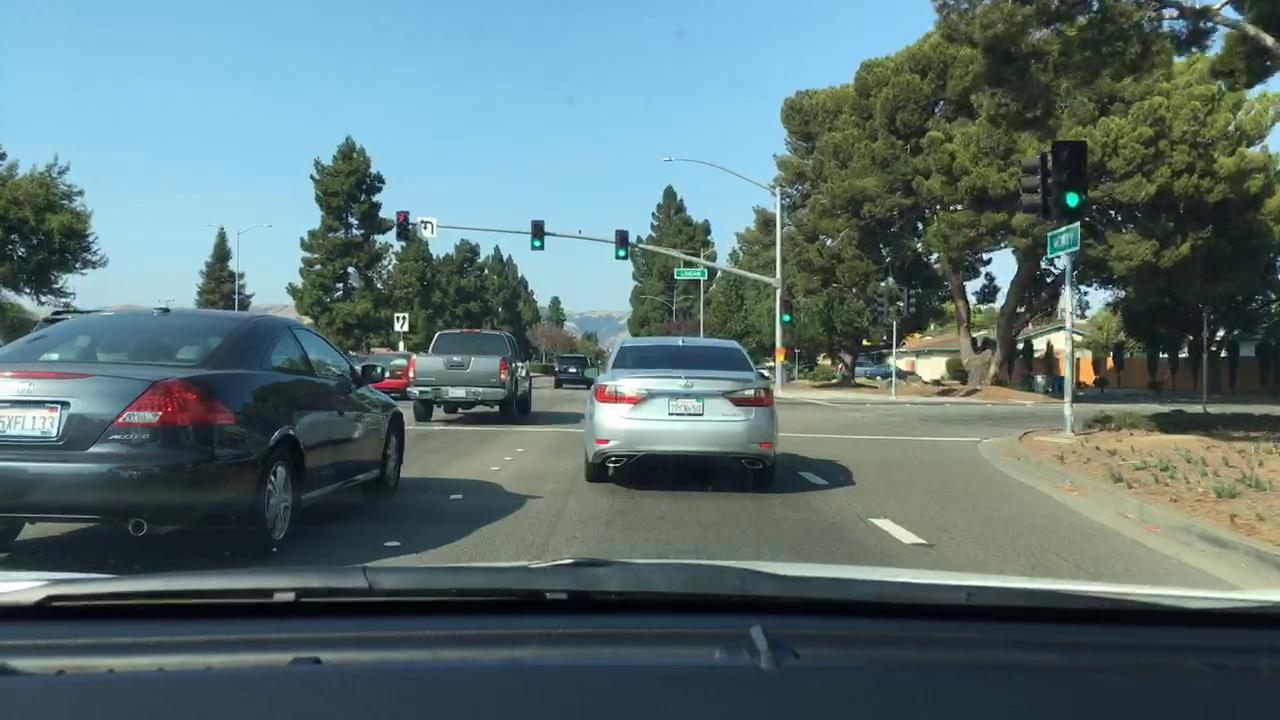
#> input picture tool/managed_system_cv/data/bdd100k/images/test/7efc3f4d-00000000.jpg, 1280 x 720 px; its folder holds only this picture in this run
$ jupyter execute --allow-errors tplots.ipynb
#> lines starting #> are read from the running program, lines starting #| are printed output that depends on the picture
[cell 1]
import pandas as pd
import matplotlib.pyplot as plt

# Load CSV
df = pd.read_csv("runs_artifact/knowledge_08_01:28:19_harmonesuccess/predictions.csv")
#> (reads tool/managed_system_cv/knowledge/predictions.csv from the repository)

# Preview
df.head()

[cell 2]
# Overall stats
overall_stats = {
    "avg_confidence": df["confidence"].mean(),
    "avg_energy": df["energy_uJ"].mean(),
    "avg_inference_time": df["inference_time"].mean(),
    "count": len(df)
}

print("Overall Stats:")
print(overall_stats)

# Per-model stats
per_model_stats = df.groupby("model_used").agg({
    "confidence": "mean",
    "energy_uJ": "mean",
    "inference_time": "mean",
    "image_name": "count"
}).rename(columns={"image_name": "count"})

print("\nPer-Model Stats:")
print(per_model_stats)

[cell 3]
# Avg confidence per model
per_model_stats["confidence"].plot(kind="bar", figsize=(6,4), title="Average Confidence per Model")
plt.ylabel("Confidence")
plt.show()
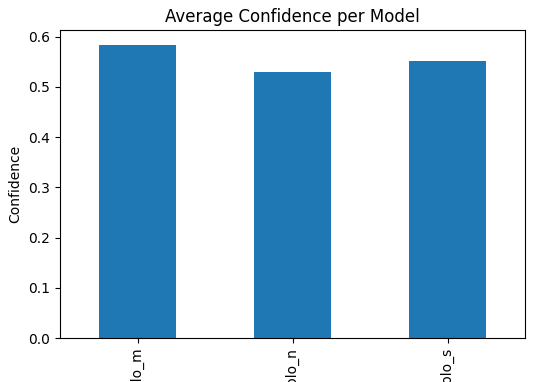
#> figure drawn by matplotlib, 1 panel; tallest bar 0.584 high, from x = -0.25 to 0.25

# Avg energy per model
per_model_stats["energy_uJ"].plot(kind="bar", figsize=(6,4), title="Average Energy per Model (uJ)")
plt.ylabel("Energy (uJ)")
plt.show()
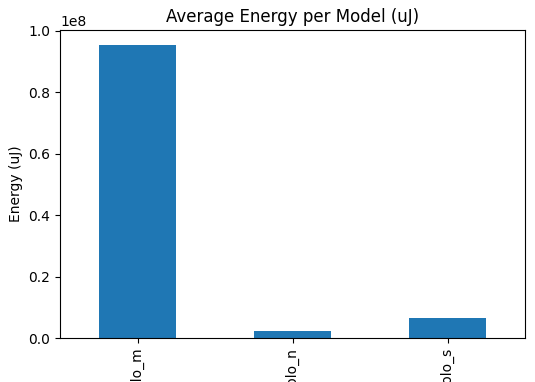
#> figure drawn by matplotlib, 1 panel; tallest bar 95544909.1 high, from x = -0.25 to 0.25

# Avg inference time per model
per_model_stats["inference_time"].plot(kind="bar", figsize=(6,4), title="Average Inference Time per Model (s)")
plt.ylabel("Time (s)")
plt.show()
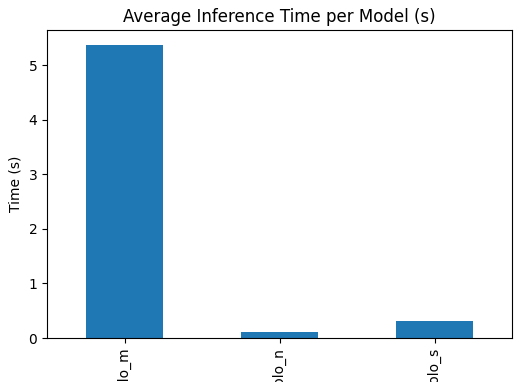
#> figure drawn by matplotlib, 1 panel; tallest bar 5.38 high, from x = -0.25 to 0.25

[cell 4]
import numpy as np

# Compute cumulative energy
df["cumulative_energy"] = df["energy_uJ"].cumsum()

plt.figure(figsize=(12,6))

# Plot the cumulative line
plt.plot(df.index, df["cumulative_energy"], color="black", linewidth=2, label="Cumulative Energy")

# Detect model switches
switch_indices = df.index[df["model_used"].shift() != df["model_used"]].tolist()

# Define colors for models
model_colors = {"yolo_n": "blue", "yolo_s": "green", "yolo_m": "red"}

# Add colored dots at switch points
for idx in switch_indices:
    model = df.loc[idx, "model_used"]
    plt.scatter(
        idx,
        df.loc[idx, "cumulative_energy"],
        color=model_colors[model],
        s=80,
        zorder=5,
        label=model if f"dot_{model}" not in locals() else "",  # avoid duplicate legend entries
        alpha=0.3
    )
    locals()[f"dot_{model}"] = True  # mark legend entry done

plt.title("Cumulative Energy Consumption with Model Switches")
plt.xlabel("Prediction Index")
plt.ylabel("Cumulative Energy (uJ)")
plt.legend(title="Model at Switch", loc="upper left")
plt.grid(True, linestyle="--", alpha=0.5)
plt.show()
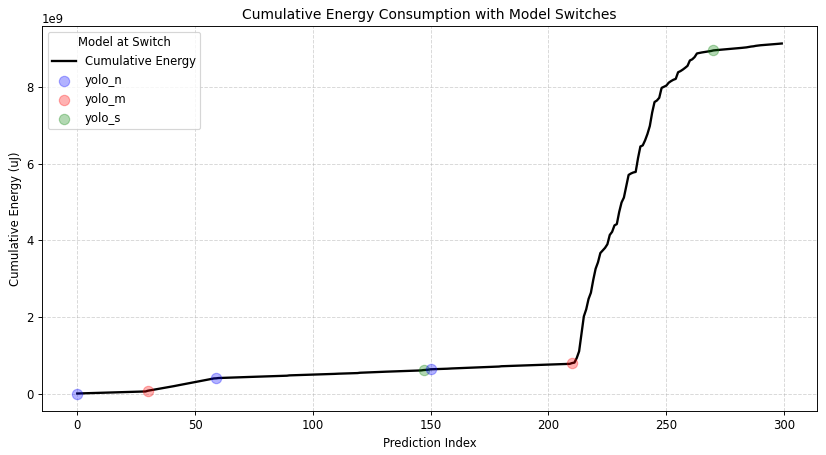
#> figure drawn by matplotlib, 1 panel; curve peaks at x = 299, y = 9.14e+09

[cell 5]
import numpy as np

# Prepare per-model stats again
per_model_stats = df.groupby("model_used").agg({
    "confidence": "mean",
    "energy_uJ": "mean"
})

# Add overall stats
overall_row = pd.DataFrame({
    "confidence": [df["confidence"].mean()],
    "energy_uJ": [df["energy_uJ"].mean()]
}, index=["overall"])

stats_combined = pd.concat([per_model_stats, overall_row])

# Normalize both columns to 0–1 range
stats_norm = stats_combined.copy()
stats_norm["confidence"] = (stats_norm["confidence"] - stats_norm["confidence"].min()) / (stats_norm["confidence"].max() - stats_norm["confidence"].min())
stats_norm["energy_uJ"] = (stats_norm["energy_uJ"] - stats_norm["energy_uJ"].min()) / (stats_norm["energy_uJ"].max() - stats_norm["energy_uJ"].min())

# Plot grouped bars
x = np.arange(len(stats_norm))  # positions
width = 0.35  # bar width

plt.figure(figsize=(8,6))
plt.bar(x - width/2, stats_norm["confidence"], width, label="Confidence (normalized)", color="skyblue")
plt.bar(x + width/2, stats_norm["energy_uJ"], width, label="Energy (normalized)", color="salmon")

# Labels
plt.xticks(x, stats_norm.index)
plt.title("Normalized Confidence & Energy per Model (with Overall)")
plt.ylabel("Normalized Value (0-1)")
plt.legend()
plt.grid(axis="y", linestyle="--", alpha=0.6)

plt.show()
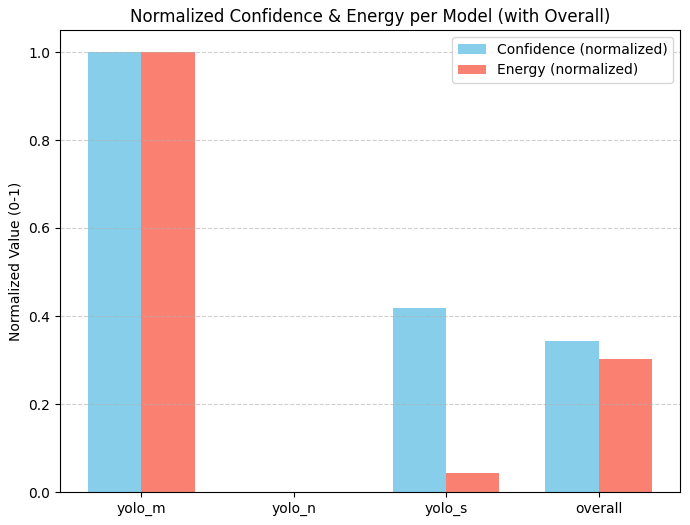
#> figure drawn by matplotlib, 1 panel; tallest bar 1 high, from x = -0.35 to 0; tallest bar 1 high, from x = 2.78e-17 to 0.35

[cell 6]
plt.figure(figsize=(12,5))

# Confidence distribution per model
plt.subplot(1,2,1)
df.boxplot(column="confidence", by="model_used")
plt.title("Confidence Distribution per Model")
plt.suptitle("")
plt.xlabel("Model")
plt.ylabel("Confidence")

# Energy distribution per model
plt.subplot(1,2,2)
df.boxplot(column="energy_uJ", by="model_used")
plt.title("Energy Usage Distribution per Model")
plt.suptitle("")
plt.xlabel("Model")
plt.ylabel("Energy (uJ)")

plt.tight_layout()
plt.show()
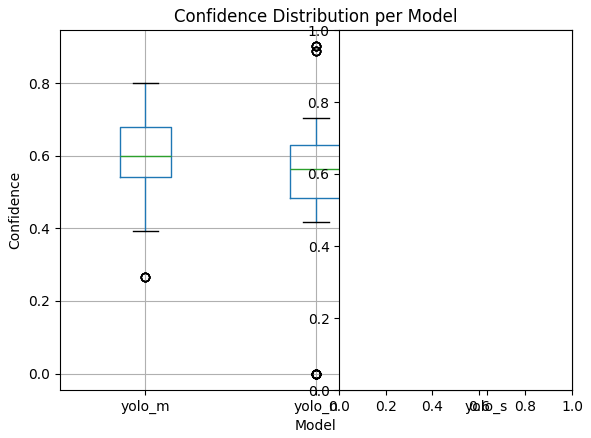
#> figure drawn by matplotlib, 1 panel
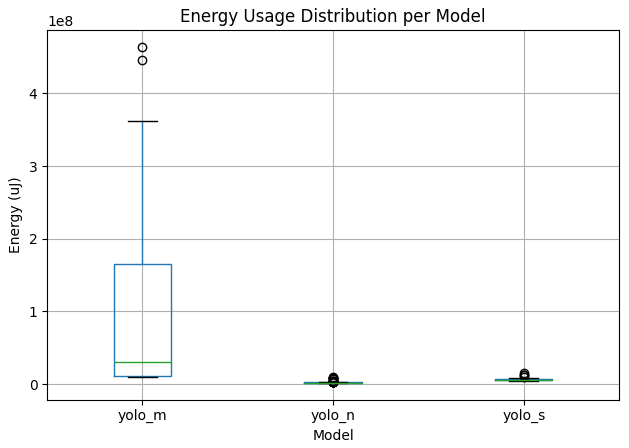
#> figure drawn by matplotlib, 1 panel

[cell 7]
models = df["model_used"].unique()

# Get global min/max for confidence
conf_min, conf_max = df["confidence"].min(), df["confidence"].max()

plt.figure(figsize=(12, 4 * len(models)))

for i, model in enumerate(models, 1):
    subset = df[df["model_used"] == model]
    plt.subplot(len(models), 1, i)
    plt.hist(subset["confidence"], bins=50, color="skyblue", edgecolor="black")
    plt.xlim(conf_min, conf_max)
    plt.title(f"Confidence Histogram - {model}")
    plt.xlabel("Confidence")
    plt.ylabel("Frequency")

plt.tight_layout()
plt.show()

[cell 8]
# Get global min/max for energy
energy_min, energy_max = df["energy_uJ"].min(), df["energy_uJ"].max()

plt.figure(figsize=(12, 4 * len(models)))

for i, model in enumerate(models, 1):
    subset = df[df["model_used"] == model]
    plt.subplot(len(models), 1, i)
    plt.hist(subset["energy_uJ"], bins=np.arange(energy_min, energy_max + 1, 600000), color="salmon", edgecolor="black")
    plt.xticks(np.arange(energy_min, energy_max + 1, 1000000), rotation=45)
    plt.xlim(energy_min, energy_max)
    plt.title(f"Energy Usage Histogram - {model}")
    plt.xlabel("Energy (uJ)")
    plt.ylabel("Frequency")

plt.tight_layout()
plt.show()

[cell 9]
import pandas as pd

# Load the CSV
#> (the rest of this cell did not finish here and is left out)

[cell 10]
import matplotlib.pyplot as plt

# Ensure intervals are sorted numerically
#> (the rest of this cell did not finish here and is left out)

[cell 11]
import matplotlib.pyplot as plt

# Ensure intervals are sorted numerically
#> (the rest of this cell did not finish here and is left out)

[cell 12]
import os
from PIL import Image
import matplotlib.pyplot as plt
import matplotlib.pyplot as plt

# Path to the training images folder
train_dir = "data/bdd100k/images/test"

# Get sorted list of image files
image_files = sorted(os.listdir(train_dir))

# Index of the 15,000th image (Python is 0-based, so index = 14999)
idx = 1900
#> (the rest of this cell did not finish here and is left out)

[cell 13]
import pandas as pd
import matplotlib.pyplot as plt

def process_csv(path):
    df = pd.read_csv(path)
    block_size = 20
    results = []
    for model, group in df.groupby("model"):
        group = group.reset_index(drop=True)
        group["interval"] = (group.index // block_size) * 10000
        avg_conf_by_interval = group.groupby("interval")["avg_conf"].mean().reset_index()
        avg_conf_by_interval["model"] = model
        results.append(avg_conf_by_interval)
    return pd.concat(results, ignore_index=True)

# Process both files
#> (the rest of this cell did not finish here and is left out)

[cell 14]
import pandas as pd
import matplotlib.pyplot as plt

def process_csv_iou(path, metric="mAP@0.5", block_size=20):
    df = pd.read_csv(path)
    results = []
    for model, group in df.groupby("model"):
        group = group.reset_index(drop=True)
        group["interval"] = (group.index // block_size) * 10000
        avg_metric_by_interval = group.groupby("interval")[metric].mean().reset_index()
        avg_metric_by_interval["model"] = model
        results.append(avg_metric_by_interval)
    return pd.concat(results, ignore_index=True)

def plot_iou_comparison(base_path, intense_path, metric="mAP@0.5", ylim=(0,1)):
    df_base = process_csv_iou(base_path, metric)
    df_intense = process_csv_iou(intense_path, metric)

    merged = df_base.merge(
        df_intense,
        on=["model", "interval"],
        suffixes=("_base", "_intense")
    )

    models = merged["model"].unique()

    for model in models:
        subset = merged[merged["model"] == model]

        x = range(len(subset))
        width = 0.35

        plt.figure(figsize=(8,4))
        plt.bar([i - width/2 for i in x], subset[f"{metric}_base"], width=width, label="Base")
        plt.bar([i + width/2 for i in x], subset[f"{metric}_intense"], width=width, label="Intense")

        plt.title(f"{metric} per 10k Interval - {model}")
        plt.ylim(*ylim)
        plt.xlabel("Interval (frames)")
        plt.ylabel(metric)
        plt.xticks(x, subset["interval"].astype(str), rotation=45)
        plt.ylim(0, 0.5)

        plt.legend()
        plt.tight_layout()
        plt.show()

# Example usage for different IoU thresholds
# plot_iou_comparison("pilot-map-untrained/avg_conf_time_energy_acc_by_block_intense.csv",
#                     "pilot-map-trained-dark/avg_conf_time_energy_acc_by_block.csv",
#                     metric="mAP@0.5", ylim=(0,1))

# plot_iou_comparison("pilot-map-untrained/avg_conf_time_energy_acc_by_block_intense.csv",
#                     "pilot-map-trained-dark/avg_conf_time_energy_acc_by_block.csv",
#                     metric="mAP@0.75", ylim=(0,1))

# plot_iou_comparison("pilot-map-untrained/avg_conf_time_energy_acc_by_block_intense.csv",
#                     "pilot-map-trained-dark/avg_conf_time_energy_acc_by_block.csv",
#                     metric="mAP@0.9", ylim=(0,1))

# """-------------------HOW DOES CLEAR AND DARK MODELS PERFORM ON CLEAR AND DARK SECTIONS-------------------------------------------------------------------"""
# plot_iou_comparison("pilot-map-trained-dark-n/avg_conf_time_energy_acc_by_block.csv",
#                     "pilot-map-trained-clear-n/avg_conf_time_energy_acc_by_block.csv",
#                     metric="mAP@0.5", ylim=(0,1))

# plot_iou_comparison("pilot-map-trained-dark-n/avg_conf_time_energy_acc_by_block.csv",
#                     "pilot-map-trained-clear-n/avg_conf_time_energy_acc_by_block.csv",
#                     metric="mAP@0.75", ylim=(0,1))

# plot_iou_comparison("pilot-map-trained-dark-n/avg_conf_time_energy_acc_by_block.csv",
#                     "pilot-map-trained-clear-n/avg_conf_time_energy_acc_by_block.csv",
#                     metric="mAP@0.9", ylim=(0,1))
# """--------------------------------------------------------------------------------------"""
# """-------------------------DOES M DO BETTER THAN N [TRUE MODELS-------------------------------------------------------------"""
# plot_iou_comparison("pilot-map-untrained-m/avg_conf_time_energy_acc_by_block.csv",
#                     "pilot-map-untrained-n/avg_conf_time_energy_acc_by_block_intense.csv",
#                     metric="mAP@0.5", ylim=(0,1))

# plot_iou_comparison("pilot-map-untrained-m/avg_conf_time_energy_acc_by_block.csv",
#                     "pilot-map-untrained-n/avg_conf_time_energy_acc_by_block_intense.csv",
#                     metric="mAP@0.75", ylim=(0,1))

# plot_iou_comparison("pilot-map-untrained-m/avg_conf_time_energy_acc_by_block.csv",
#                     "pilot-map-untrained-n/avg_conf_time_energy_acc_by_block_intense.csv",
#                     metric="mAP@0.9", ylim=(0,1))

# """-------------------------DOES S DO BETTER THAN N [CLEAR]-------------------------------------------------------------"""
#> (the rest of this cell did not finish here and is left out)

[cell 15]
import os
import glob
import random
import matplotlib.pyplot as plt
import matplotlib.patches as patches

# Paths
img_dir = "data/bdd100k/images/train"  # adjust if different
label_dir = "runs_artifact/knowledge_20250904_211712_n_1/inferences"
pred_dir = "runs_artifact/knowledge_20250904_190553_n_retrain_1/inferences"

n = 5  # number of samples to visualize

# ------------------------------------------------------------
# Helper functions
# ------------------------------------------------------------
def load_labels(path, is_pred=False):
    data = {}
    for file in glob.glob(os.path.join(path, "*.txt")):
        name = os.path.splitext(os.path.basename(file))[0]
        items = []
        with open(file, "r") as f:
            for line in f:
                parts = line.strip().split()
                if not parts:
                    continue
                if is_pred:
                    cls, x, y, w, h, conf = parts
                    items.append((int(cls), float(x), float(y), float(w), float(h), float(conf)))
                else:
                    cls, x, y, w, h = parts
                    items.append((int(cls), float(x), float(y), float(w), float(h), 1.0))
        data[name] = items
    return data


# [7 lines left out: function denorm_bbox, not called in this run]

# ------------------------------------------------------------
# Load data
# ------------------------------------------------------------
gt = load_labels(label_dir, is_pred=True)
preds = load_labels(pred_dir, is_pred=True)

all_ids = list(gt.keys())
sample_ids = random.sample(all_ids, min(n, len(all_ids)))

# ------------------------------------------------------------
# Plot with debug prints
# ------------------------------------------------------------
for img_id in sample_ids:
    img_path = os.path.join(img_dir, f"{img_id}.jpg")
    if not os.path.exists(img_path):
        print(f"Image not found: {img_path}")
        continue

    img = plt.imread(img_path)
    h, w = img.shape[:2]

    print("\n=== Image:", img_id, f"({w}x{h}) ===")

    fig, ax = plt.subplots(1, 1, figsize=(10, 8))
    ax.imshow(img)
    ax.set_title(f"{img_id}")

    # GT boxes (green)
    for bbox in gt.get(img_id, []):
        x1, y1, bw, bh = denorm_bbox(bbox, w, h)
        print(f"GT   cls={bbox[0]} x={bbox[1]:.3f} y={bbox[2]:.3f} w={bbox[3]:.3f} h={bbox[4]:.3f} -> px=({x1:.1f},{y1:.1f},{bw:.1f},{bh:.1f})")
        rect = patches.Rectangle((x1, y1), bw, bh, linewidth=2, edgecolor='lime', facecolor='none')
        ax.add_patch(rect)
        ax.text(x1, y1 - 5, str(bbox[0]), color='lime', fontsize=8, weight='bold')

    # Pred boxes (red)
    for bbox in preds.get(img_id, []):
        x1, y1, bw, bh = denorm_bbox(bbox, w, h)
        print(f"PRED cls={bbox[0]} conf={bbox[5]:.2f} x={bbox[1]:.3f} y={bbox[2]:.3f} w={bbox[3]:.3f} h={bbox[4]:.3f} -> px=({x1:.1f},{y1:.1f},{bw:.1f},{bh:.1f})")
        rect = patches.Rectangle((x1, y1), bw, bh, linewidth=2, edgecolor='red', facecolor='none', linestyle='--')
        ax.add_patch(rect)
        ax.text(x1, y1 - 5, f"{bbox[0]}:{bbox[5]:.2f}", color='red', fontsize=8, weight='bold')

    plt.show()

[cell 16]
#!/usr/bin/env python3
"""
induce_drift.py

Applies artificial drift to BDD100K train images by splitting
the dataset into 7 parts of RANDOMIZED sizes that are guaranteed
to sum to a TARGET_SUM (70,000). It applies:
1. clear (no change)
2. dark (brightness reduced)
3. clear
4. fog (contrast reduced)
5. dark
6. clear
7. fog

The use of a fixed random seed ensures the randomized intervals are
reproducible for experimental consistency.

Output is saved in data/bdd100k/images/train
"""

import os
import random
import shutil
import numpy as np
from PIL import Image
from tqdm import tqdm
from torchvision.transforms.functional import adjust_brightness, adjust_contrast

TOTAL_PARTS = 7
TARGET_SUM = 70000
RANDOM_SEED = 1

# Part size will be randomized within this range
MIN_PART_SIZE = 8000
MAX_PART_SIZE = 12000
PART_SIZE_STEP = 500


# =======================
# UTILS
# =======================
# [6 lines left out: function load_image_paths, not called in this run]

def generate_constrained_partitions(num_parts, total_sum, min_val, max_val, step):
    """
    Generates a list of random integers that sum to a target value,
    with each integer respecting min/max/step constraints.
    """
#> called with num_parts = 7, total_sum = 70000, min_val = 8000, max_val = 12000, step = 500
    random.seed(RANDOM_SEED)
    partitions = []
    remaining_sum = total_sum

    for i in range(num_parts - 1):
        parts_left_to_generate = num_parts - (i + 1)

        # Calculate dynamic bounds for the current part
        # Lower bound: Must be at least min_val, and leave enough for remaining parts to be max_val
        lower_bound = max(min_val, remaining_sum - (parts_left_to_generate * max_val))

        # Upper bound: Must be at most max_val, and leave enough for remaining parts to be min_val
        upper_bound = min(max_val, remaining_sum - (parts_left_to_generate * min_val))

        # Align bounds to the nearest step
        lower_bound = int(np.ceil(lower_bound / step) * step)
        upper_bound = int(np.floor(upper_bound / step) * step)

        if lower_bound > upper_bound:
            raise ValueError("Cannot create a valid partition with the given constraints.")

        part_size = random.randrange(lower_bound, upper_bound + 1, step)

        partitions.append(part_size)
        remaining_sum -= part_size

    partitions.append(remaining_sum) # The last part is what's left
    return partitions

# =======================
# MAIN
# =======================
def main():
    # --- NEW: Generate random sizes that are guaranteed to sum to TARGET_SUM ---
    try:
        part_sizes = generate_constrained_partitions(
            TOTAL_PARTS, TARGET_SUM, MIN_PART_SIZE, MAX_PART_SIZE, PART_SIZE_STEP
        )
        # Verification check
        assert sum(part_sizes) == TARGET_SUM
        print(f"Generated constrained random part sizes (reproducible): {part_sizes}")
    except ValueError as e:
        print(f"Error: {e}. Could not generate valid partitions. Check constraints.")
        return


if __name__ == "__main__":
    main()

[cell 17]
import os
import numpy as np
from pathlib import Path
from PIL import Image
from tqdm import tqdm

# =======================
# CONFIGURATION
# =======================
# Directory with the full 70k augmented images
AUGMENTED_TRAIN_DIR = Path("data/bdd100k/images/train")
# Directory with the clean test images for reference
REF_IMAGE_DIR = Path("data/bdd100k/images/test")

# The reproducible random part sizes you generated
PART_SIZES = [9000, 8500, 10000, 8500, 11500, 12000, 10500]
# The sequence of drift applied to each part
DRIFT_SEQUENCE = ["clear", "dark", "clear", "fog", "dark", "clear", "fog"]

# The window size for analysis (should match retrain.py)
ANALYSIS_WINDOW_SIZE = 1000
# The delay after the boundary to perform the check
OFFSET_DELAY = 100

# =======================
# CORE LOGIC (from retrain.py)
# =======================

def luminance_histogram(img_path, bins=64):
    """Computes the luminance histogram for a single image."""
#> called with bins = 64
    try:
        with Image.open(img_path).convert("RGB") as im:
#> im is the input picture: PIL image 1280x720 RGB; mean R, G, B 91.6, 113.7, 115.1
            arr = np.asarray(im, dtype=np.float32)
#> (the rest of the program and of its run is left out)
